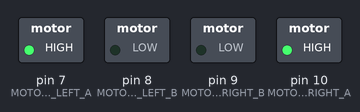
This sketch was run on a simulated Arduino Uno, built with avr-gcc and run on an emulated ATmega328P. Parts: switched loads named in the sketch (green lamp = pin HIGH). What the sketch prints to the serial monitor is not drawn.

Above: at 0.1 s.
Timing chart, 0 to 1.6 s (numbered marks = the images above):
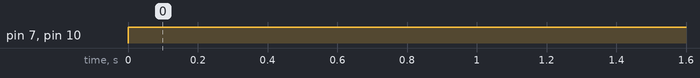

Measured:
- by itself, pin 7 (MOTOR_PIN_LEFT_A), pin 10 (MOTOR_PIN_RIGHT_A): LOW → HIGH at 0.00 s

The sketch:

ZweiMotoren.ino
```cpp
#define MOTOR_PIN_LEFT_A 7
#define MOTOR_PIN_LEFT_B 8

#define MOTOR_PIN_RIGHT_A 10
#define MOTOR_PIN_RIGHT_B 9


void setup()
{
  Serial.begin(9600);

  pinMode(MOTOR_PIN_LEFT_A, OUTPUT);
  pinMode(MOTOR_PIN_LEFT_B, OUTPUT);

  pinMode(MOTOR_PIN_RIGHT_A, OUTPUT);
  pinMode(MOTOR_PIN_RIGHT_B, OUTPUT);
}

void loop()
{

    Serial.println("Enter FORWARD state");
    digitalWrite(MOTOR_PIN_LEFT_A, HIGH);
    digitalWrite(MOTOR_PIN_LEFT_B, LOW);

    digitalWrite(MOTOR_PIN_RIGHT_A, HIGH);
    digitalWrite(MOTOR_PIN_RIGHT_B, LOW);
    delay(500);


}
```
